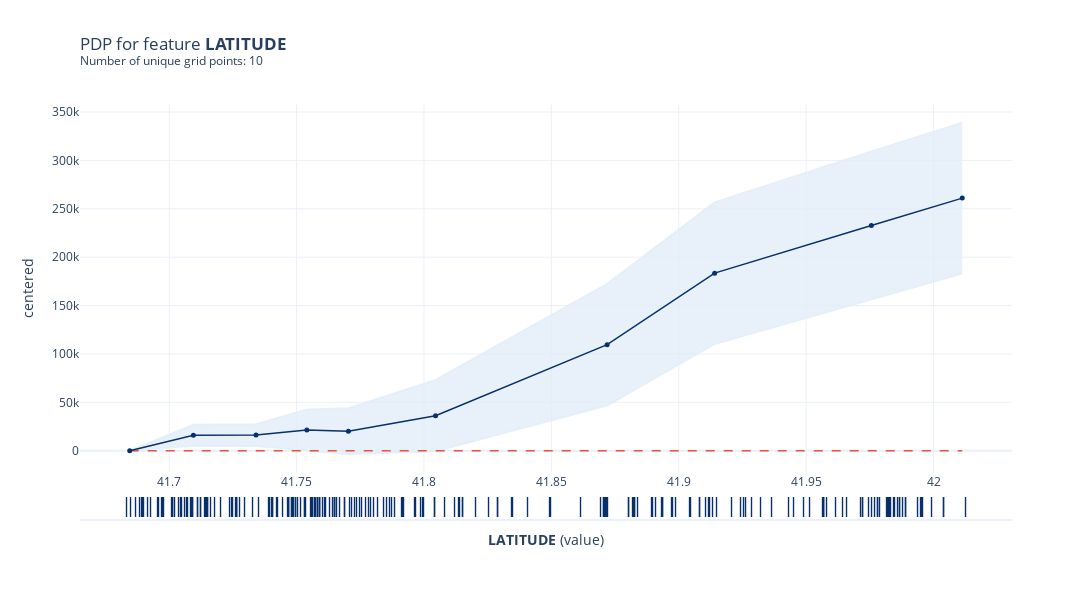
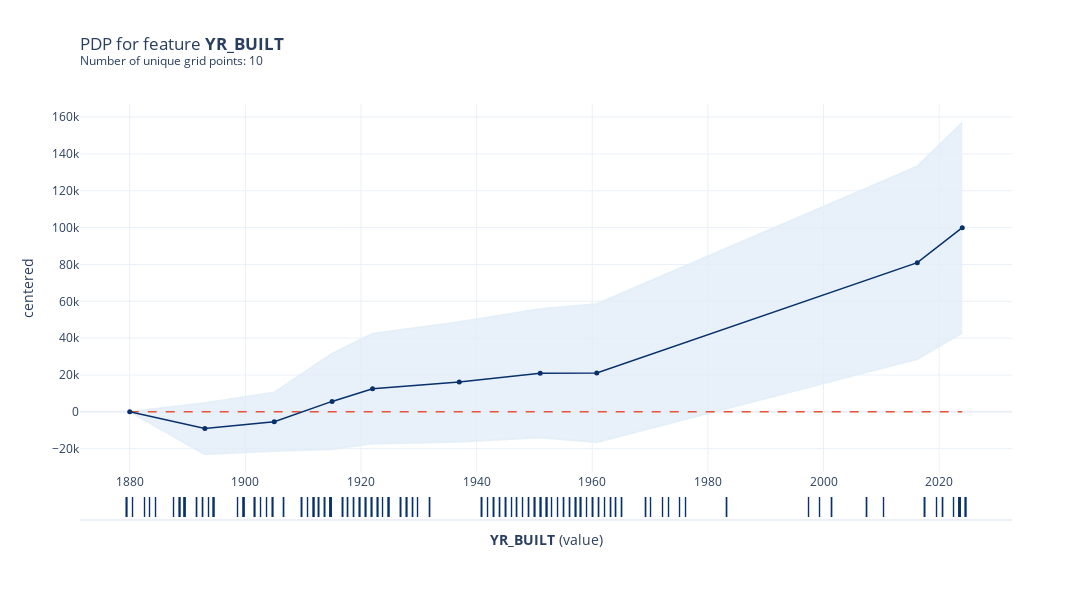
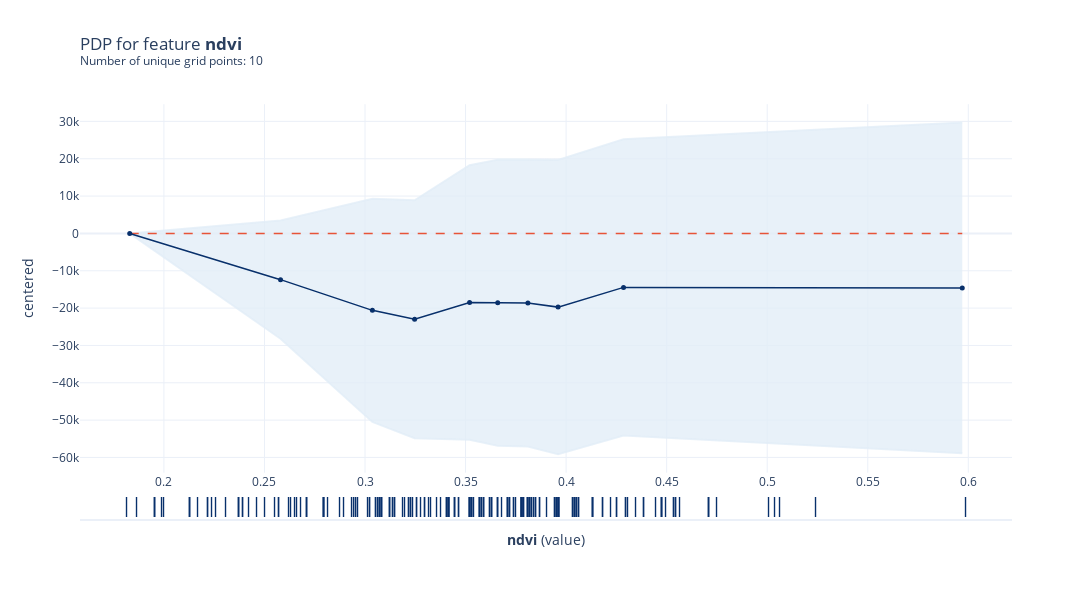
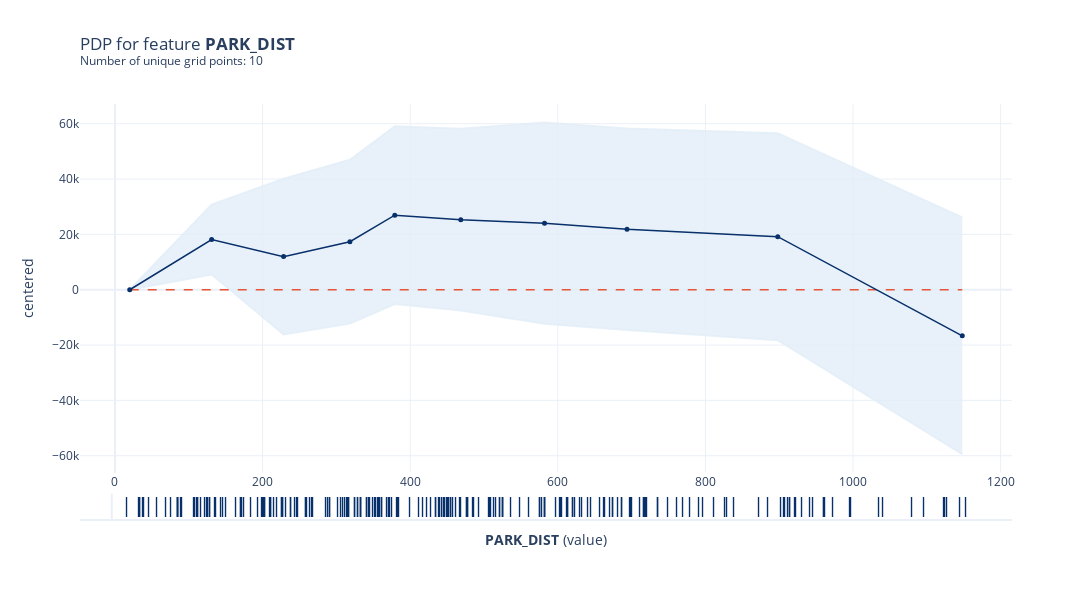

These figures' notebook cell, in order:
### Markdown cell above
## PDP - PDPBOX

### Code cell
features = ['LATITUDE', 'YR_BUILT','ndvi','PARK_DIST']

for feat in features:

    pdp_single_feature = pdp.PDPIsolate(
        model=cb_mdl, df=X_test, model_features=X_test.columns, feature=feat,\
        feature_name=feat, n_classes=0, n_jobs=-1
    )
    fig, axes = pdp_single_feature.plot(plot_pts_dist=True)
    fig.show()

### Figure 1 — Plotly figure (JSON) as saved in the notebook; plotly's stock layout.template omitted (floating-point values rounded to 4 significant figures; data arrays with more than 128 entries replaced by an {"elided": "..."} marker saying what was removed)
{"data": [{"hoverinfo": "none", "line": {"color": "rgba(227,238,248,0.8)"}, "mode": "lines", "type": "scatter", "x": [41.68, 41.71, 41.73, 41.75, 41.77, 41.8, 41.87, 41.91, 41.98, 42.01], "xaxis": "x", "y": [0, 26730.0, 27390.0, 42550.0, 43850.0, 73100.0, 172500.0, 256700.0, 309300.0, 339000.0], "yaxis": "y"}, {"fill": "tonexty", "fillcolor": "rgba(227,238,248,0.8)", "hoverinfo": "none", "line": {"color": "rgba(227,238,248,0.8)"}, "mode": "lines", "type": "scatter", "x": [41.68, 41.71, 41.73, 41.75, 41.77, 41.8, 41.87, 41.91, 41.98, 42.01], "xaxis": "x", "y": [0, 5152.0, 4937.0, 40.27, -3642.0, -618.8, 46720.0, 110300.0, 156200.0, 183000.0], "yaxis": "y"}, {"hoverinfo": "none", "line": {"color": "#E75438", "dash": "dash", "width": 1.5}, "mode": "lines", "type": "scatter", "x": [41.68, 41.71, 41.73, 41.75, 41.77, 41.8, 41.87, 41.91, 41.98, 42.01], "xaxis": "x", "y": [0, 0, 0, 0, 0, 0, 0, 0, 0, 0], "yaxis": "y"}, {"hovertemplate": "%{y}", "line": {"color": "rgba(8,48,107,1.0)", "width": 1.5}, "marker": {"color": "rgba(8,48,107,1.0)", "size": 5}, "mode": "lines+markers", "name": "pdp", "type": "scatter", "x": [41.68, 41.71, 41.73, 41.75, 41.77, 41.8, 41.87, 41.91, 41.98, 42.01], "xaxis": "x", "y": [0, 15940.0, 16160.0, 21290.0, 20100.0, 36240.0, 109600.0, 183500.0, 232700.0, 261000.0], "yaxis": "y"}, {"hoverinfo": "none", "mode": "text", "name": "dist", "showlegend": false, "text": {"elided": "227 str values"}, "textfont": {"color": "rgba(8,48,107,1.0)", "size": 20}, "textposition": "middle center", "type": "scatter", "x": {"elided": "227 float values"}, "xaxis": "x2", "y": {"elided": "227 int values"}, "yaxis": "y2"}], "layout": {"height": 600, "showlegend": false, "title": {"text": "PDP for feature <b>LATITUDE</b> <br><sup>Number of unique grid points: 10</sup>", "x": 0, "xref": "paper"}, "width": 1200, "xaxis": {"anchor": "y", "domain": [0, 1]}, "xaxis2": {"anchor": "y2", "domain": [0, 1], "showgrid": false, "showticklabels": false, "title": {"text": "<b>LATITUDE</b> (value)"}}, "yaxis": {"anchor": "x", "domain": [0.1127, 0.99], "title": {"text": "centered"}}, "yaxis2": {"anchor": "x2", "domain": [0, 0.06267], "showgrid": false, "showticklabels": false}}}

### Figure 2 — Plotly figure (JSON) as saved in the notebook; plotly's stock layout.template omitted (floating-point values rounded to 4 significant figures; data arrays with more than 128 entries replaced by an {"elided": "..."} marker saying what was removed)
{"data": [{"hoverinfo": "none", "line": {"color": "rgba(227,238,248,0.8)"}, "mode": "lines", "type": "scatter", "x": [1880, 1893, 1905, 1915, 1922, 1937, 1951, 1961.0, 2016.0, 2024], "xaxis": "x", "y": [0, 4854.0, 10530.0, 31670.0, 42350.0, 48750.0, 55760.0, 58580.0, 133300.0, 157000.0], "yaxis": "y"}, {"fill": "tonexty", "fillcolor": "rgba(227,238,248,0.8)", "hoverinfo": "none", "line": {"color": "rgba(227,238,248,0.8)"}, "mode": "lines", "type": "scatter", "x": [1880, 1893, 1905, 1915, 1922, 1937, 1951, 1961.0, 2016.0, 2024], "xaxis": "x", "y": [0, -23010.0, -21260.0, -20340.0, -17250.0, -16270.0, -13960.0, -16470.0, 28650.0, 42910.0], "yaxis": "y"}, {"hoverinfo": "none", "line": {"color": "#E75438", "dash": "dash", "width": 1.5}, "mode": "lines", "type": "scatter", "x": [1880, 1893, 1905, 1915, 1922, 1937, 1951, 1961.0, 2016.0, 2024], "xaxis": "x", "y": [0, 0, 0, 0, 0, 0, 0, 0, 0, 0], "yaxis": "y"}, {"hovertemplate": "%{y}", "line": {"color": "rgba(8,48,107,1.0)", "width": 1.5}, "marker": {"color": "rgba(8,48,107,1.0)", "size": 5}, "mode": "lines+markers", "name": "pdp", "type": "scatter", "x": [1880, 1893, 1905, 1915, 1922, 1937, 1951, 1961.0, 2016.0, 2024], "xaxis": "x", "y": [0, -9080.0, -5365.0, 5667.0, 12550.0, 16240.0, 20900.0, 21050.0, 80950.0, 99950.0], "yaxis": "y"}, {"hoverinfo": "none", "mode": "text", "name": "dist", "showlegend": false, "text": {"elided": "227 str values"}, "textfont": {"color": "rgba(8,48,107,1.0)", "size": 20}, "textposition": "middle center", "type": "scatter", "x": {"elided": "227 int values"}, "xaxis": "x2", "y": {"elided": "227 int values"}, "yaxis": "y2"}], "layout": {"height": 600, "showlegend": false, "title": {"text": "PDP for feature <b>YR_BUILT</b> <br><sup>Number of unique grid points: 10</sup>", "x": 0, "xref": "paper"}, "width": 1200, "xaxis": {"anchor": "y", "domain": [0, 1]}, "xaxis2": {"anchor": "y2", "domain": [0, 1], "showgrid": false, "showticklabels": false, "title": {"text": "<b>YR_BUILT</b> (value)"}}, "yaxis": {"anchor": "x", "domain": [0.1127, 0.99], "title": {"text": "centered"}}, "yaxis2": {"anchor": "x2", "domain": [0, 0.06267], "showgrid": false, "showticklabels": false}}}

### Figure 3 — Plotly figure (JSON) as saved in the notebook; plotly's stock layout.template omitted (floating-point values rounded to 4 significant figures; data arrays with more than 128 entries replaced by an {"elided": "..."} marker saying what was removed)
{"data": [{"hoverinfo": "none", "line": {"color": "rgba(227,238,248,0.8)"}, "mode": "lines", "type": "scatter", "x": [0.183, 0.258, 0.3037, 0.3247, 0.352, 0.366, 0.381, 0.396, 0.4286, 0.597], "xaxis": "x", "y": [0, 3436.0, 9281.0, 8856.0, 18280.0, 19740.0, 19760.0, 19670.0, 25230.0, 29670.0], "yaxis": "y"}, {"fill": "tonexty", "fillcolor": "rgba(227,238,248,0.8)", "hoverinfo": "none", "line": {"color": "rgba(227,238,248,0.8)"}, "mode": "lines", "type": "scatter", "x": [0.183, 0.258, 0.3037, 0.3247, 0.352, 0.366, 0.381, 0.396, 0.4286, 0.597], "xaxis": "x", "y": [0, -28200.0, -50480.0, -54860.0, -55240.0, -56850.0, -57040.0, -59140.0, -54140.0, -58880.0], "yaxis": "y"}, {"hoverinfo": "none", "line": {"color": "#E75438", "dash": "dash", "width": 1.5}, "mode": "lines", "type": "scatter", "x": [0.183, 0.258, 0.3037, 0.3247, 0.352, 0.366, 0.381, 0.396, 0.4286, 0.597], "xaxis": "x", "y": [0, 0, 0, 0, 0, 0, 0, 0, 0, 0], "yaxis": "y"}, {"hovertemplate": "%{y}", "line": {"color": "rgba(8,48,107,1.0)", "width": 1.5}, "marker": {"color": "rgba(8,48,107,1.0)", "size": 5}, "mode": "lines+markers", "name": "pdp", "type": "scatter", "x": [0.183, 0.258, 0.3037, 0.3247, 0.352, 0.366, 0.381, 0.396, 0.4286, 0.597], "xaxis": "x", "y": [0, -12380.0, -20600.0, -23000.0, -18480.0, -18550.0, -18640.0, -19740.0, -14460.0, -14600.0], "yaxis": "y"}, {"hoverinfo": "none", "mode": "text", "name": "dist", "showlegend": false, "text": {"elided": "227 str values"}, "textfont": {"color": "rgba(8,48,107,1.0)", "size": 20}, "textposition": "middle center", "type": "scatter", "x": {"elided": "227 float values"}, "xaxis": "x2", "y": {"elided": "227 int values"}, "yaxis": "y2"}], "layout": {"height": 600, "showlegend": false, "title": {"text": "PDP for feature <b>ndvi</b> <br><sup>Number of unique grid points: 10</sup>", "x": 0, "xref": "paper"}, "width": 1200, "xaxis": {"anchor": "y", "domain": [0, 1]}, "xaxis2": {"anchor": "y2", "domain": [0, 1], "showgrid": false, "showticklabels": false, "title": {"text": "<b>ndvi</b> (value)"}}, "yaxis": {"anchor": "x", "domain": [0.1127, 0.99], "title": {"text": "centered"}}, "yaxis2": {"anchor": "x2", "domain": [0, 0.06267], "showgrid": false, "showticklabels": false}}}

### Figure 4 — Plotly figure (JSON) as saved in the notebook; plotly's stock layout.template omitted (floating-point values rounded to 4 significant figures; data arrays with more than 128 entries replaced by an {"elided": "..."} marker saying what was removed)
{"data": [{"hoverinfo": "none", "line": {"color": "rgba(227,238,248,0.8)"}, "mode": "lines", "type": "scatter", "x": [20, 131, 228.4, 318.3, 379.1, 468.6, 582, 693.8, 898, 1148], "xaxis": "x", "y": [0, 30810.0, 40140.0, 46990.0, 59080.0, 58170.0, 60400.0, 58240.0, 56600.0, 26140.0], "yaxis": "y"}, {"fill": "tonexty", "fillcolor": "rgba(227,238,248,0.8)", "hoverinfo": "none", "line": {"color": "rgba(227,238,248,0.8)"}, "mode": "lines", "type": "scatter", "x": [20, 131, 228.4, 318.3, 379.1, 468.6, 582, 693.8, 898, 1148], "xaxis": "x", "y": [0, 5512.0, -16200.0, -12250.0, -5183.0, -7502.0, -12250.0, -14550.0, -18250.0, -59460.0], "yaxis": "y"}, {"hoverinfo": "none", "line": {"color": "#E75438", "dash": "dash", "width": 1.5}, "mode": "lines", "type": "scatter", "x": [20, 131, 228.4, 318.3, 379.1, 468.6, 582, 693.8, 898, 1148], "xaxis": "x", "y": [0, 0, 0, 0, 0, 0, 0, 0, 0, 0], "yaxis": "y"}, {"hovertemplate": "%{y}", "line": {"color": "rgba(8,48,107,1.0)", "width": 1.5}, "marker": {"color": "rgba(8,48,107,1.0)", "size": 5}, "mode": "lines+markers", "name": "pdp", "type": "scatter", "x": [20, 131, 228.4, 318.3, 379.1, 468.6, 582, 693.8, 898, 1148], "xaxis": "x", "y": [0, 18160.0, 11970.0, 17370.0, 26950.0, 25330.0, 24070.0, 21840.0, 19180.0, -16660.0], "yaxis": "y"}, {"hoverinfo": "none", "mode": "text", "name": "dist", "showlegend": false, "text": {"elided": "227 str values"}, "textfont": {"color": "rgba(8,48,107,1.0)", "size": 20}, "textposition": "middle center", "type": "scatter", "x": {"elided": "227 int values"}, "xaxis": "x2", "y": {"elided": "227 int values"}, "yaxis": "y2"}], "layout": {"height": 600, "showlegend": false, "title": {"text": "PDP for feature <b>PARK_DIST</b> <br><sup>Number of unique grid points: 10</sup>", "x": 0, "xref": "paper"}, "width": 1200, "xaxis": {"anchor": "y", "domain": [0, 1]}, "xaxis2": {"anchor": "y2", "domain": [0, 1], "showgrid": false, "showticklabels": false, "title": {"text": "<b>PARK_DIST</b> (value)"}}, "yaxis": {"anchor": "x", "domain": [0.1127, 0.99], "title": {"text": "centered"}}, "yaxis2": {"anchor": "x2", "domain": [0, 0.06267], "showgrid": false, "showticklabels": false}}}
